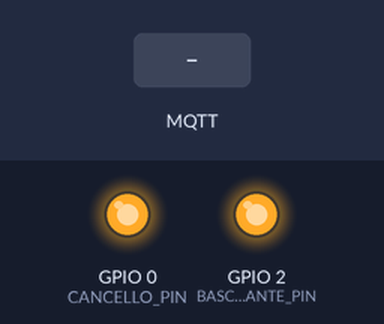
A sketch run on a simulated ESP8266 (NodeMCU). Parts: output pins drawn as LEDs (lit = HIGH). The test bench sets the inputs (shaded band). WiFi joins after 1.5 s; servers stay silent unless stated; no MQTT or app messages arrive unless stated.

Above: at 1.3 s.
1.4 s: MQTT message "1" arrives on the first subscribed topic
At 3.7 s:
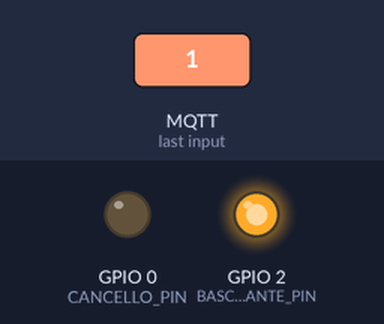
4.5 s: MQTT message "0" arrives on the first subscribed topic
At 5.3 s:
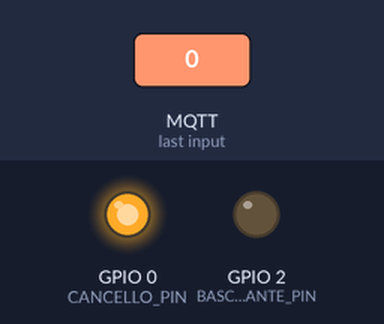
7.6 s: MQTT message "2" arrives on the first subscribed topic
At 10.4 s:
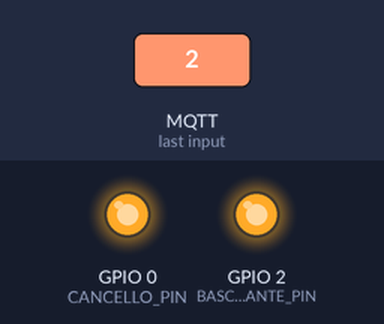
Timing chart, 0 to 11.9 s (numbered marks = the images above; inputs shaded):
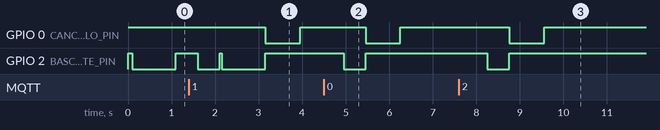

The sketch:

esp01Gate.ino
```cpp
#include <Arduino.h>
#include <ESP8266WiFi.h>
#include <PubSubClient.h>
#include <string.h>


// *******************************************************************
//#define VERBOSE
//#define MQTT_SSL
// *******************************************************************

#include "wifiutils.h"
#include "ledutils.h"
#include "mydebug.h"
#include "domotic.h"
#include "mqttutils.h"

// *******************************************************************
#ifdef MQTT_SSL
WiFiClientSecure espClient;
#else
WiFiClient espClient;
#endif

PubSubClient client(espClient);
// *******************************************************************

void setup() {
  // First thing! Disable relays
  pinMode(CANCELLO_PIN, OUTPUT);
  pinMode(BASCULANTE_PIN, OUTPUT);
  digitalWrite(CANCELLO_PIN, HIGH);
  digitalWrite(BASCULANTE_PIN, HIGH);

  // Communicating with host
  SERIAL_INIT(115200);
  delay(100);
  DEBUG_PRINT("\nDomotic Controller Esp01\nMarco Panato\n2017/08/01\n");
  DEBUG_PRINT("Initializing board...\n");

  // Initializing variables
  client.setServer(MQTT_BROKER_HOST, MQTT_BROKER_PORT);
  client.setCallback(mqttCallback);

  DEBUG_PRINT("Switching to Loop\n");

  // Disable Wifi Access Point
  WiFi.mode(WIFI_STA);
}

void loop() {
    checkWifi();
    checkMQTT(client);

    delay(1000);
    yield();
}
```

domotic.h
```cpp
#ifndef DOMOTIC_H
#define DOMOTIC_H

#include <Arduino.h>
#include <PubSubClient.h>
#include "mydebug.h"

#define CANCELLO_PIN 0
#define BASCULANTE_PIN 2
#define TRIGGER_DELAY 800

// *******************************************************************
#define TOPIC_CANCELLO_APRI "cantina/cancello/apri"
#define TOPIC_CANCELLO_TRIGGER "cantina/cancello/trigger"
#define TOPIC_BASCULANTE_APRI "cantina/basculante/apri"
#define TOPIC_BASCULANTE_TRIGGER "cantina/basculante/trigger"
#define TOPIC_BASCULANTE_CHIUDI "cantina/basculante/chiudi"
#define TOPIC_BASCULANTE_STATO "cantina/basculante/stato"
#define PAYLOAD_BASCULANTE_APERTO "aperto"
#define PAYLOAD_BASCULANTE_CHIUSO "chiuso"
// *******************************************************************

#define APERTO 1
#define CHIUSO 0
#define SCONOSCIUTO -1
int basculante_stato = SCONOSCIUTO;


static void triggerPin(int pin) {
  digitalWrite(pin, LOW);
  delay(TRIGGER_DELAY);
  digitalWrite(pin, HIGH);
}

bool isBasculanteAperto() {
  return basculante_stato == APERTO;
}

bool isBasculanteChiuso() {
  return !isBasculanteAperto();
}

void apriCancello() {
  triggerPin(CANCELLO_PIN);
}

void apriBasculante(bool soloSeChiuso) {
  if (!soloSeChiuso || isBasculanteChiuso())
    triggerPin(BASCULANTE_PIN);
}

void apriBasculante() {
  apriBasculante(true);
}

void chiudiBasculante() {
  if (isBasculanteAperto())
    triggerPin(BASCULANTE_PIN);
}

void esegui(char* topic, char* message) {
  blinkLed(500);
  if (strcmp(topic,TOPIC_CANCELLO_APRI) == 0 || strcmp(topic, TOPIC_CANCELLO_TRIGGER) == 0) {
    apriCancello();
  } else if (strcmp(topic, TOPIC_BASCULANTE_APRI) == 0) {
    apriBasculante();
  } else if (strcmp(topic, TOPIC_BASCULANTE_TRIGGER) == 0) {
    apriBasculante(false);
  } else if (strcmp(topic, TOPIC_BASCULANTE_CHIUDI) == 0) {
    chiudiBasculante();
  } else if (strcmp(topic, TOPIC_BASCULANTE_STATO) == 0) {
    if (strcmp(message, PAYLOAD_BASCULANTE_APERTO) == 0) {
      basculante_stato = APERTO;
    } else if (strcmp(message, PAYLOAD_BASCULANTE_CHIUSO) == 0) {
      basculante_stato = CHIUSO;
    }
  } else {
    char data[100];
    sprintf(data, "Invalid topic found! (%s)\n", topic);
    DEBUG_PRINT(data);
  }
}

void checkBasculante(PubSubClient& client, int* state) {
    bool curState = isBasculanteAperto();
    if (curState != *state) {
        blinkLed(500);
        // notify app
        *state = curState;
        DEBUG_PRINT("Basculante is ");
        if (*state) {
          DEBUG_PRINT("opened! Publishing... ");
          client.publish(TOPIC_BASCULANTE_STATO, PAYLOAD_BASCULANTE_APERTO, true);
          DEBUG_PRINT("OK\n");
        } else {
          DEBUG_PRINT("closed! Publishing... ");
          client.publish(TOPIC_BASCULANTE_STATO, PAYLOAD_BASCULANTE_CHIUSO, true);
          DEBUG_PRINT("OK\n");
        }
    }
}

#endif
```

ledutils.h
```cpp
#ifndef LEDUTILS_H
#define LEDUTILS_H

#include <Arduino.h>

// Only use with LED_BUILTIN
// Available only if Serial is disabled on ESP01

void turnOnLed() {
  #ifndef VERBOSE
  pinMode(LED_BUILTIN, OUTPUT);
  digitalWrite(LED_BUILTIN, LOW);
  #endif
}

void turnOffLed() {
  #ifndef VERBOSE
  pinMode(LED_BUILTIN, OUTPUT);
  digitalWrite(LED_BUILTIN, HIGH);
  #endif
}

void blinkLed(int timeoutMs) {
  #ifndef VERBOSE
  turnOnLed();
  delay(timeoutMs);
  turnOffLed();
  #endif
}

#endif
```

mqttutils.h
```cpp
#ifndef MQTTUTILS_H
#define MQTTUTILS_H

#include "wifiutils.h"
#include "mydebug.h"
#include "ledutils.h"
#include "domotic.h"

#define MQTT_BROKER_HOST "192.168.0.239"
#ifdef MQTT_SSL
  #define MQTT_BROKER_PORT 8883
#else
  #define MQTT_BROKER_PORT 1883
#endif

#define HOST_ID "esp01_cancello_client"
#define USERNAME "user"
#define PASSWORD "password"

void mqttCallback(char* topic, byte* payload, unsigned int length) {
    char* message = (char*) payload;
    message[length] = '\0';
    DEBUG_PRINT("MQTT Message (");
    DEBUG_PRINT(topic);
    DEBUG_PRINT(",");
    DEBUG_PRINT(message);
    DEBUG_PRINT(")\n");
    esegui(topic, message);
}

void mqttConnect(PubSubClient& client) {
    DEBUG_PRINT("Attempting MQTT connection... ");

    while (!client.connect(HOST_ID, USERNAME, PASSWORD)) {
        DEBUG_PRINT("Cannot connect! Probably WiFi isn't connected!\n");
        DEBUG_PRINT("MQTT State -> ");
        DEBUG_PRINT(client.state());
        DEBUG_PRINT("\n");
        checkWifi();

        blinkLed(500);
        yield();
    }
    DEBUG_PRINT("\nMQTT connected! Subscribing... ");
    client.subscribe(TOPIC_CANCELLO_APRI);
    client.subscribe(TOPIC_CANCELLO_TRIGGER);
    client.subscribe(TOPIC_BASCULANTE_APRI);
    client.subscribe(TOPIC_BASCULANTE_TRIGGER);
    client.subscribe(TOPIC_BASCULANTE_CHIUDI);
    client.subscribe(TOPIC_BASCULANTE_STATO);

    DEBUG_PRINT("Ok\n");

    turnOnLed();
    delay(500);
    turnOffLed();
}

void checkMQTT(PubSubClient& client) {
    yield();
    if (!client.connected()) {
        DEBUG_PRINT("MQTT Client disconnected!\n");
        mqttConnect(client);
    }

    client.loop();
}

#endif
```

mydebug.h
```cpp
/*
 * Debug functions
 */

#ifndef MYDEBUG_H
#define MYDEBUG_H

#include <Arduino.h>

#ifdef VERBOSE
    #define SERIAL_INIT(baud) Serial.begin(baud)
    #define DEBUG_PRINT(x,...) Serial.print(x, ##__VA_ARGS__)
#else
    #define SERIAL_INIT(baud)
    #define DEBUG_PRINT(x,...)
#endif


#endif
```

wifiutils.h
```cpp
#ifndef WIFIUTILS_H
#define WIFIUTILS_H

#include <Arduino.h>
#include <ESP8266WiFi.h>
#include "ledutils.h"
#include "mydebug.h"

// WiFi parameters
#define SSID "ssid"
#define PASS "password"

void connectWifi() {
  turnOnLed();

  WiFi.begin(SSID, PASS);
  while ((WiFi.status() != WL_CONNECTED )) {
    delay(1000);
    DEBUG_PRINT("Attempting WiFi connection...\n");

    turnOffLed();
    delay(500);
    turnOnLed();
    delay(500);
  }
  DEBUG_PRINT("WiFi connected: ");
  DEBUG_PRINT(WiFi.localIP());
  DEBUG_PRINT("\n");

  turnOffLed();
}

void checkWifi() {
  yield();
  if (WiFi.status() == WL_CONNECTED) {
    return; // all right
  }
  DEBUG_PRINT("System offline!\n");
  connectWifi();
}

#endif
```

Measured:
- after the input at 1.4 s, GPIO 0 (CANCELLO_PIN): HIGH → LOW after 1.8 s, → HIGH 0.80 s later
- after the input at 4.5 s, GPIO 0 (CANCELLO_PIN): HIGH → LOW after 0.96 s, → HIGH 0.80 s later; GPIO 2 (BASCULANTE_PIN): HIGH → LOW after 0.46 s, → HIGH 0.50 s later
- after the input at 7.6 s, GPIO 0 (CANCELLO_PIN): HIGH → LOW after 1.2 s, → HIGH 0.80 s later; GPIO 2 (BASCULANTE_PIN): HIGH → LOW after 0.66 s, → HIGH 0.50 s later
